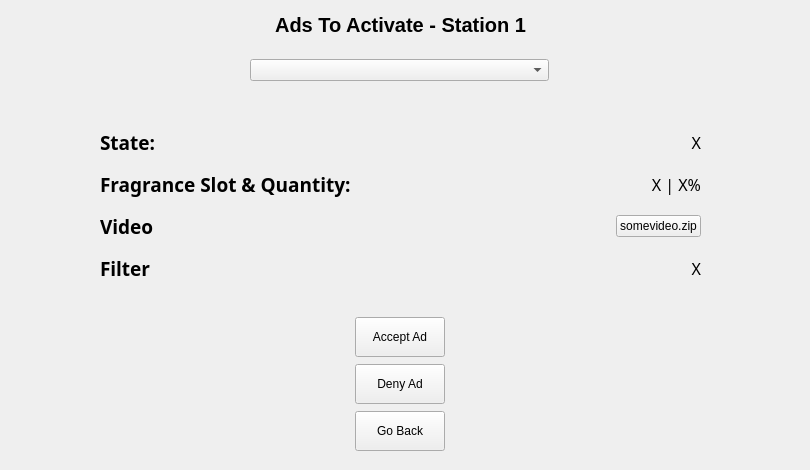
   <widget class="QWidget" name="adsToActivatePage">
    <widget class="QWidget" name="verticalLayoutWidget_4">
     <property name="geometry">
      <rect>
       <x>0</x>
       <y>10</y>
       <width>801</width>
       <height>31</height>
      </rect>
     </property>
     <layout class="QVBoxLayout" name="verticalLayout_5">
      <item>
       <widget class="QLabel" name="adsToActivateLabel">
        <property name="sizePolicy">
         <sizepolicy hsizetype="Expanding" vsizetype="Fixed">
          <horstretch>0</horstretch>
          <verstretch>0</verstretch>
         </sizepolicy>
        </property>
        <property name="minimumSize">
         <size>
          <width>0</width>
          <height>20</height>
         </size>
        </property>
        <property name="font">
         <font>
          <pointsize>15</pointsize>
          <weight>75</weight>
          <bold>true</bold>
         </font>
        </property>
        <property name="text">
         <string>Ads To Activate - Station 1</string>
        </property>
        <property name="alignment">
         <set>Qt::AlignCenter</set>
        </property>
       </widget>
      </item>
     </layout>
    </widget>
    <widget class="QWidget" name="horizontalLayoutWidget_4">
     <property name="geometry">
      <rect>
       <x>0</x>
       <y>50</y>
       <width>799</width>
       <height>41</height>
      </rect>
     </property>
     <layout class="QHBoxLayout" name="horizontalLayout_5">
      <item>
       <spacer name="horizontalSpacer_23">
        <property name="orientation">
         <enum>Qt::Horizontal</enum>
        </property>
        <property name="sizeType">
         <enum>QSizePolicy::Fixed</enum>
        </property>
        <property name="sizeHint" stdset="0">
         <size>
          <width>250</width>
          <height>20</height>
         </size>
        </property>
       </spacer>
      </item>
      <item>
       <widget class="QComboBox" name="adsToActComboBox">
        <property name="sizePolicy">
         <sizepolicy hsizetype="Expanding" vsizetype="Fixed">
          <horstretch>0</horstretch>
          <verstretch>0</verstretch>
         </sizepolicy>
        </property>
        <property name="cursor">
         <cursorShape>PointingHandCursor</cursorShape>
        </property>
        <property name="editable">
         <bool>false</bool>
        </property>
        <property name="currentText">
         <string/>
        </property>
        <property name="minimumContentsLength">
         <number>0</number>
        </property>
       </widget>
      </item>
      <item>
       <spacer name="horizontalSpacer_24">
        <property name="orientation">
         <enum>Qt::Horizontal</enum>
        </property>
        <property name="sizeType">
         <enum>QSizePolicy::Fixed</enum>
        </property>
        <property name="sizeHint" stdset="0">
         <size>
          <width>250</width>
          <height>20</height>
         </size>
        </property>
       </spacer>
      </item>
     </layout>
    </widget>
    <widget class="QWidget" name="gridLayoutWidget_7">
     <property name="geometry">
      <rect>
       <x>0</x>
       <y>120</y>
       <width>801</width>
       <height>171</height>
      </rect>
     </property>
     <layout class="QGridLayout" name="gridLayout_9">
      <item row="3" column="1">
       <widget class="QLabel" name="videoLabel">
        <property name="sizePolicy">
         <sizepolicy hsizetype="Expanding" vsizetype="Fixed">
          <horstretch>0</horstretch>
          <verstretch>0</verstretch>
         </sizepolicy>
        </property>
        <property name="font">
         <font>
          <family>NewsGotTLig</family>
          <pointsize>14</pointsize>
          <weight>75</weight>
          <bold>true</bold>
         </font>
        </property>
        <property name="text">
         <string>Video</string>
        </property>
       </widget>
      </item>
      <item row="1" column="2">
       <widget class="QLabel" name="stateLabel_2">
        <property name="sizePolicy">
         <sizepolicy hsizetype="Minimum" vsizetype="Fixed">
          <horstretch>0</horstretch>
          <verstretch>0</verstretch>
         </sizepolicy>
        </property>
        <property name="font">
         <font>
          <family>NewsGotTMed</family>
          <pointsize>12</pointsize>
          <weight>50</weight>
          <bold>false</bold>
         </font>
        </property>
        <property name="text">
         <string>X</string>
        </property>
        <property name="alignment">
         <set>Qt::AlignRight|Qt::AlignTrailing|Qt::AlignVCenter</set>
        </property>
       </widget>
      </item>
      <item row="4" column="2">
       <widget class="QLabel" name="filterLabel_2">
        <property name="sizePolicy">
         <sizepolicy hsizetype="Minimum" vsizetype="Fixed">
          <horstretch>0</horstretch>
          <verstretch>0</verstretch>
         </sizepolicy>
        </property>
        <property name="font">
         <font>
          <family>NewsGotTMed</family>
          <pointsize>12</pointsize>
          <weight>50</weight>
          <bold>false</bold>
         </font>
        </property>
        <property name="text">
         <string>X</string>
        </property>
        <property name="alignment">
         <set>Qt::AlignRight|Qt::AlignTrailing|Qt::AlignVCenter</set>
        </property>
       </widget>
      </item>
      <item row="1" column="1">
       <widget class="QLabel" name="stateLabel">
        <property name="sizePolicy">
         <sizepolicy hsizetype="Expanding" vsizetype="Fixed">
          <horstretch>0</horstretch>
          <verstretch>0</verstretch>
         </sizepolicy>
        </property>
        <property name="font">
         <font>
          <family>NewsGotTLig</family>
          <pointsize>14</pointsize>
          <weight>75</weight>
          <bold>true</bold>
         </font>
        </property>
        <property name="text">
         <string>State:</string>
        </property>
       </widget>
      </item>
      <item row="2" column="2">
       <widget class="QLabel" name="fragSlotLabel_2">
        <property name="sizePolicy">
         <sizepolicy hsizetype="Minimum" vsizetype="Fixed">
          <horstretch>0</horstretch>
          <verstretch>0</verstretch>
         </sizepolicy>
        </property>
        <property name="font">
         <font>
          <family>NewsGotTMed</family>
          <pointsize>12</pointsize>
          <weight>50</weight>
          <bold>false</bold>
         </font>
        </property>
        <property name="text">
         <string>X | X%</string>
        </property>
        <property name="alignment">
         <set>Qt::AlignRight|Qt::AlignTrailing|Qt::AlignVCenter</set>
        </property>
       </widget>
      </item>
      <item row="1" column="3">
       <spacer name="horizontalSpacer_25">
        <property name="orientation">
         <enum>Qt::Horizontal</enum>
        </property>
        <property name="sizeType">
         <enum>QSizePolicy::Fixed</enum>
        </property>
        <property name="sizeHint" stdset="0">
         <size>
          <width>100</width>
          <height>20</height>
         </size>
        </property>
       </spacer>
      </item>
      <item row="4" column="1">
       <widget class="QLabel" name="filterLabel">
        <property name="sizePolicy">
         <sizepolicy hsizetype="Expanding" vsizetype="Fixed">
          <horstretch>0</horstretch>
          <verstretch>0</verstretch>
         </sizepolicy>
        </property>
        <property name="font">
         <font>
          <family>NewsGotTLig</family>
          <pointsize>14</pointsize>
          <weight>75</weight>
          <bold>true</bold>
         </font>
        </property>
        <property name="text">
         <string>Filter</string>
        </property>
       </widget>
      </item>
      <item row="1" column="0">
       <spacer name="horizontalSpacer_26">
        <property name="orientation">
         <enum>Qt::Horizontal</enum>
        </property>
        <property name="sizeType">
         <enum>QSizePolicy::Fixed</enum>
        </property>
        <property name="sizeHint" stdset="0">
         <size>
          <width>100</width>
          <height>20</height>
         </size>
        </property>
       </spacer>
      </item>
      <item row="2" column="1">
       <widget class="QLabel" name="fragSlotLabel">
        <property name="sizePolicy">
         <sizepolicy hsizetype="Expanding" vsizetype="Fixed">
          <horstretch>0</horstretch>
          <verstretch>0</verstretch>
         </sizepolicy>
        </property>
        <property name="font">
         <font>
          <family>NewsGotTLig</family>
          <pointsize>14</pointsize>
          <weight>75</weight>
          <bold>true</bold>
         </font>
        </property>
        <property name="text">
         <string>Fragrance Slot &amp; Quantity:</string>
        </property>
       </widget>
      </item>
      <item row="3" column="2">
       <widget class="QPushButton" name="transferVideosBtn">
        <property name="cursor">
         <cursorShape>PointingHandCursor</cursorShape>
        </property>
        <property name="text">
         <string>somevideo.zip</string>
        </property>
        <property name="flat">
         <bool>false</bool>
        </property>
       </widget>
      </item>
     </layout>
    </widget>
    <widget class="QWidget" name="gridLayoutWidget_8">
     <property name="geometry">
      <rect>
       <x>0</x>
       <y>310</y>
       <width>801</width>
       <height>151</height>
      </rect>
     </property>
     <layout class="QGridLayout" name="gridLayout_10">
      <property name="verticalSpacing">
       <number>0</number>
      </property>
      <item row="0" column="0">
       <spacer name="horizontalSpacer_28">
        <property name="orientation">
         <enum>Qt::Horizontal</enum>
        </property>
        <property name="sizeType">
         <enum>QSizePolicy::Fixed</enum>
        </property>
        <property name="sizeHint" stdset="0">
         <size>
          <width>250</width>
          <height>20</height>
         </size>
        </property>
       </spacer>
      </item>
      <item row="1" column="1">
       <widget class="QPushButton" name="denyAdBtn">
        <property name="sizePolicy">
         <sizepolicy hsizetype="Minimum" vsizetype="Fixed">
          <horstretch>0</horstretch>
          <verstretch>0</verstretch>
         </sizepolicy>
        </property>
        <property name="minimumSize">
         <size>
          <width>90</width>
          <height>40</height>
         </size>
        </property>
        <property name="cursor">
         <cursorShape>PointingHandCursor</cursorShape>
        </property>
        <property name="layoutDirection">
         <enum>Qt::LeftToRight</enum>
        </property>
        <property name="text">
         <string>Deny Ad</string>
        </property>
       </widget>
      </item>
      <item row="0" column="1">
       <widget class="QPushButton" name="acceptAdBtn">
        <property name="sizePolicy">
         <sizepolicy hsizetype="Minimum" vsizetype="Fixed">
          <horstretch>0</horstretch>
          <verstretch>0</verstretch>
         </sizepolicy>
        </property>
        <property name="minimumSize">
         <size>
          <width>90</width>
          <height>40</height>
         </size>
        </property>
        <property name="cursor">
         <cursorShape>PointingHandCursor</cursorShape>
        </property>
        <property name="layoutDirection">
         <enum>Qt::LeftToRight</enum>
        </property>
        <property name="text">
         <string>Accept Ad</string>
        </property>
       </widget>
      </item>
      <item row="2" column="1">
       <widget class="QPushButton" name="goBackBtn_4">
        <property name="sizePolicy">
         <sizepolicy hsizetype="Fixed" vsizetype="Fixed">
          <horstretch>0</horstretch>
          <verstretch>0</verstretch>
         </sizepolicy>
        </property>
        <property name="minimumSize">
         <size>
          <width>90</width>
          <height>40</height>
         </size>
        </property>
        <property name="cursor">
         <cursorShape>PointingHandCursor</cursorShape>
        </property>
        <property name="layoutDirection">
         <enum>Qt::LeftToRight</enum>
        </property>
        <property name="text">
         <string>Go Back</string>
        </property>
       </widget>
      </item>
      <item row="0" column="2">
       <spacer name="horizontalSpacer_27">
        <property name="orientation">
         <enum>Qt::Horizontal</enum>
        </property>
        <property name="sizeType">
         <enum>QSizePolicy::Fixed</enum>
        </property>
        <property name="sizeHint" stdset="0">
         <size>
          <width>250</width>
          <height>20</height>
         </size>
        </property>
       </spacer>
      </item>
     </layout>
    </widget>
   </widget>
